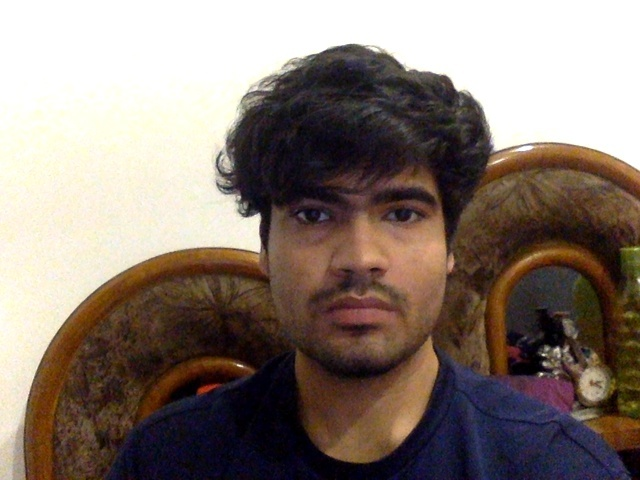
#> input picture whatsapp-qr-security-bot/data/admin_faces/face_center.jpg, 640 x 480 px; its folder holds only this picture in this run
$ python test_face_threshold.py
#> lines starting #> are read from the running program, lines starting #| are printed output that depends on the picture
### whatsapp-qr-security-bot/face_recognition_simple.py
"""
Multi-Angle Face Recognition using OpenCV
Captures face from multiple angles for better accuracy
"""
import cv2
import numpy as np
import os
import json

ADMIN_FACE_DIR = 'data/admin_faces'
FACE_DATA_FILE = 'data/admin_face_data.json'

def detect_face_opencv(image_data):
    """Detect face in image using OpenCV"""
    try:
        # Convert bytes to numpy array
        nparr = np.frombuffer(image_data, np.uint8)
        img = cv2.imdecode(nparr, cv2.IMREAD_COLOR)

        if img is None:
            return False, None, "Invalid image"

        # Convert to grayscale
        gray = cv2.cvtColor(img, cv2.COLOR_BGR2GRAY)

        # Apply histogram equalization for better detection in poor lighting
        gray = cv2.equalizeHist(gray)

        # Load face cascade
        face_cascade = cv2.CascadeClassifier(cv2.data.haarcascades + 'haarcascade_frontalface_default.xml')

        # Detect faces with MORE LENIENT parameters
        # scaleFactor: 1.1 (was 1.3) - smaller = more sensitive
        # minNeighbors: 3 (was 5) - smaller = more detections
        faces = face_cascade.detectMultiScale(gray, scaleFactor=1.1, minNeighbors=3, minSize=(30, 30))

        if len(faces) == 0:
            return False, None, "No face detected"

        # Get first face
        (x, y, w, h) = faces[0]
        face_img = gray[y:y+h, x:x+w]

        # Resize to standard size
        face_img = cv2.resize(face_img, (100, 100))

        return True, face_img, "Face detected"

    except Exception as e:
        return False, None, f"Error: {str(e)}"

# [43 lines left out: function register_admin_face_multi, not called in this run]

def compare_faces(face1, face2):
    """Compare two face images using multiple methods for higher accuracy"""
    try:
        # Method 1: Histogram comparison
        hist1 = cv2.calcHist([face1], [0], None, [256], [0, 256])
        hist2 = cv2.calcHist([face2], [0], None, [256], [0, 256])
        hist_similarity = float(cv2.compareHist(hist1, hist2, cv2.HISTCMP_CORREL))

        # Method 2: Template matching
        result = cv2.matchTemplate(face1, face2, cv2.TM_CCOEFF_NORMED)
        template_similarity = float(result[0][0])

        # Method 3: Structural similarity (pixel-wise comparison)
        # Normalize both images
        face1_norm = cv2.normalize(face1, None, 0, 255, cv2.NORM_MINMAX)
        face2_norm = cv2.normalize(face2, None, 0, 255, cv2.NORM_MINMAX)

        # Calculate mean squared error
        mse = np.mean((face1_norm - face2_norm) ** 2)
        max_mse = 255 ** 2  # Maximum possible MSE
        structural_similarity = 1 - (mse / max_mse)

        # Weighted average of all methods (histogram has highest weight)
        final_similarity = (
            hist_similarity * 0.5 +      # 50% weight
            template_similarity * 0.3 +   # 30% weight
            structural_similarity * 0.2   # 20% weight
        )

        # Convert to percentage (0-100)
        similarity_score = final_similarity * 100

        return float(similarity_score)

    except Exception as e:
        print(f"Comparison error: {e}")
        return 0.0

# [70 lines left out: functions verify_face, get_registration_status, not called in this run]

# [10 lines that do not run on import are left out]

### whatsapp-qr-security-bot/test_face_threshold.py
"""
Test face recognition threshold
Shows similarity scores for debugging
"""
import cv2
import numpy as np
import os
from face_recognition_simple import detect_face_opencv, compare_faces

ADMIN_FACE_DIR = 'data/admin_faces'

def test_face_similarity():
    """Test face similarity with registered faces"""
    print("=" * 60)
    print("Face Recognition Threshold Test")
    print("=" * 60)

    # Check if faces are registered
    if not os.path.exists(ADMIN_FACE_DIR):
        print("❌ No admin faces registered!")
        return

    face_files = [f for f in os.listdir(ADMIN_FACE_DIR) if f.startswith('face_') and f.endswith('.jpg')]

    if not face_files:
        print("❌ No face images found!")
        return

    print(f"\n✅ Found {len(face_files)} registered face angles:")
    for f in face_files:
        angle = f.replace('face_', '').replace('.jpg', '')
        print(f"   - {angle}")

    print("\n" + "=" * 60)
    print("Testing self-comparison (same face vs same face)")
    print("=" * 60)

    # Test each face against itself
    for face_file in face_files:
        face_path = os.path.join(ADMIN_FACE_DIR, face_file)
        angle = face_file.replace('face_', '').replace('.jpg', '')

        # Load face
        admin_img = cv2.imread(face_path, cv2.IMREAD_GRAYSCALE)
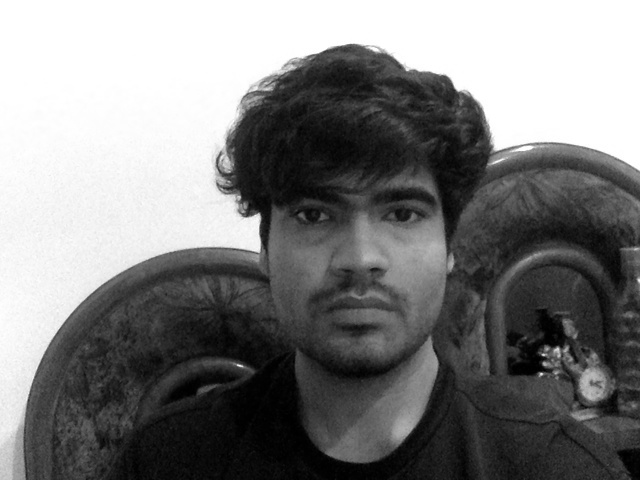
#> admin_img: shape (480, 640); min 0, max 255, mean 125.7
        success, admin_face, _ = detect_face_opencv(cv2.imencode('.jpg', admin_img)[1].tobytes())
#> in detect_face_opencv, `gray = cv2.equalizeHist(gray)`:
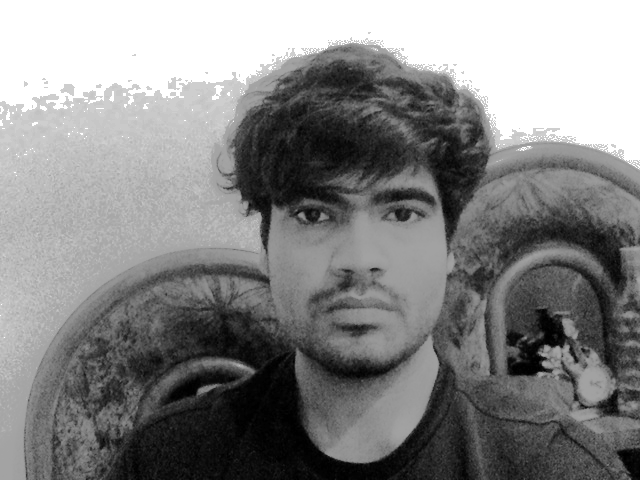
#> gray: shape (480, 640); min 0, max 255, mean 132.6
#> in detect_face_opencv, `faces = face_cascade.detectMultiScale(gray, scaleFactor=1.1, minNeighb..`: faces = [[229, 115, 258, 258]]
#> in detect_face_opencv, `(x, y, w, h) = faces[0]`: x = 229; y = 115; w = 258
#> in detect_face_opencv, `face_img = gray[y:y+h, x:x+w]`:
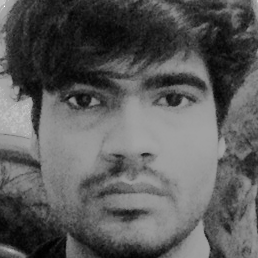
#> face_img: shape (258, 258); min 0, max 255, mean 90.4
#> in detect_face_opencv, `face_img = cv2.resize(face_img, (100, 100))`:
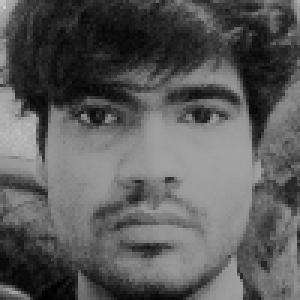
#> face_img: shape (100, 100) (shown 3 times larger); min 0, max 207, mean 90.3

        if success:
            # Compare with itself
            similarity = compare_faces(admin_face, admin_face)
#> in compare_faces, `hist1 = cv2.calcHist([face1], [0], None, [256], [0, 256])`: hist1 = 256 values, max 117 at index 158, min 0 at index 189, mean 39.06
#> in compare_faces, `hist2 = cv2.calcHist([face2], [0], None, [256], [0, 256])`: hist2 has the same summary as hist1
#> in compare_faces, `hist_similarity = float(cv2.compareHist(hist1, hist2, cv2.HISTCMP_CORR..`: hist_similarity = 1
#> in compare_faces, `result = cv2.matchTemplate(face1, face2, cv2.TM_CCOEFF_NORMED)`: result = [1]
#> in compare_faces, `template_similarity = float(result[0][0])`: template_similarity = 1
#> in compare_faces, `face1_norm = cv2.normalize(face1, None, 0, 255, cv2.NORM_MINMAX)`:
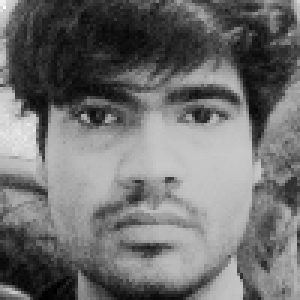
#> face1_norm: shape (100, 100) (shown 3 times larger); min 0, max 255, mean 111.2
#> in compare_faces, `mse = np.mean((face1_norm - face2_norm) ** 2)`: mse = 0
#> in compare_faces, `structural_similarity = 1 - (mse / max_mse)`: structural_similarity = 1
#> in compare_faces, `similarity_score = final_similarity * 100`: similarity_score = 100
#> similarity = 100
            print(f"\n{angle:8s}: {similarity:.1f}% (self-comparison)")
#| center  : 100.0% (self-comparison)
        else:
            print(f"\n{angle:8s}: Failed to detect face")

    print("\n" + "=" * 60)
    print("Cross-angle comparison (different angles of same person)")
    print("=" * 60)

    # Load all faces
    faces = {}
    for face_file in face_files:
        face_path = os.path.join(ADMIN_FACE_DIR, face_file)
        angle = face_file.replace('face_', '').replace('.jpg', '')
        admin_img = cv2.imread(face_path, cv2.IMREAD_GRAYSCALE)
        success, admin_face, _ = detect_face_opencv(cv2.imencode('.jpg', admin_img)[1].tobytes())
        if success:
            faces[angle] = admin_face

    # Compare center with all other angles
    if 'center' in faces:
        print("\nComparing CENTER face with other angles:")
        for angle, face in faces.items():
            if angle != 'center':
                similarity = compare_faces(faces['center'], face)
                status = "✅ PASS" if similarity >= 75.0 else "❌ FAIL"
                print(f"  center vs {angle:6s}: {similarity:.1f}% {status}")
#> this loop made 1 pass
#> angle on pass 1: 'center'

    print("\n" + "=" * 60)
    print("Current Threshold Settings:")
    print("=" * 60)
    print(f"  Similarity threshold: 65.0%")
    print(f"  Required matches: 3 out of 5 angles")

    # Count how many pass
    passing = sum(1 for angle, face in faces.items() if angle != 'center' and compare_faces(faces['center'], face) >= 65.0)
#> passing = 0
    total = len(faces) - 1
#> total = 0

    print(f"  Your faces passing: {passing + 1}/{len(faces)} angles")  # +1 for center itself
#|   Your faces passing: 1/1 angles
    print(f"  Status: {'✅ WILL WORK' if passing + 1 >= 3 else '❌ TOO STRICT'}")
#|   Status: ❌ TOO STRICT
    print("=" * 60)

if __name__ == "__main__":
    test_face_similarity()
